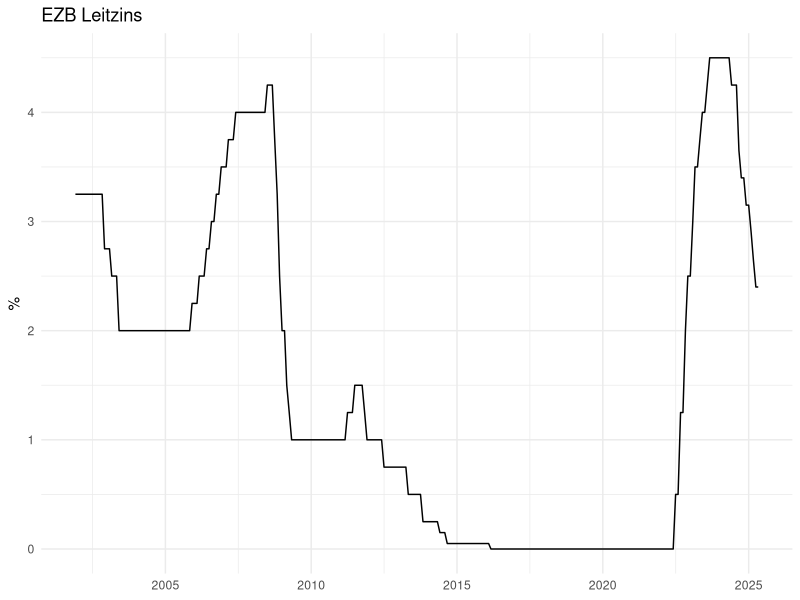
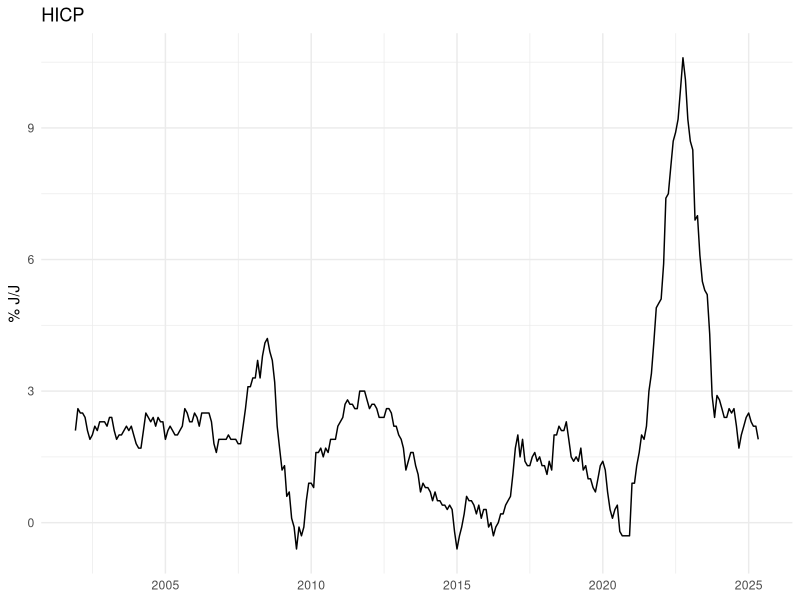
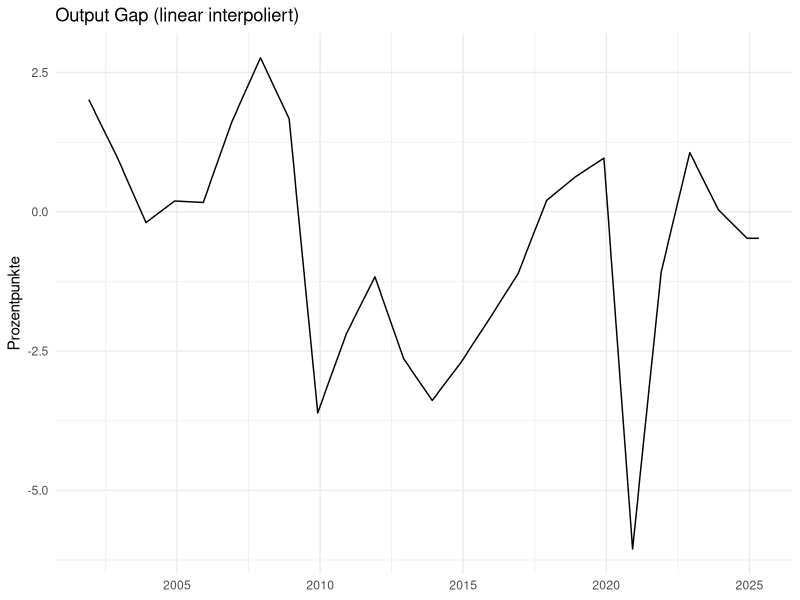

The R source for these figures, in order:
library(ggplot2)

# 1) CSV lesen
df <- read.csv("taylor_regel_daten.csv", sep = ",", dec = ".", stringsAsFactors = FALSE, check.names = FALSE)

# 2) Erste 4 Spalten robust umbenennen (egal wie sie vorher hießen)
#    Erwartung: 1=JahrMonat, 2=EZB Leitzins, 3=HICP, 4=Output Gap
stopifnot(ncol(df) >= 4)
names(df)[1:4] <- c("DateYM", "EZB_Leitzins", "HICP", "OutputGap")

# 3) Datum bauen (aus "YYYY-MM" -> YYYY-MM-01) und numerische Spalten erzwingen
df$Datum <- as.Date(paste0(df$DateYM, "-01"))
df$EZB_Leitzins <- as.numeric(df$EZB_Leitzins)
df$HICP        <- as.numeric(df$HICP)
df$OutputGap   <- as.numeric(df$OutputGap)

# 4) Lineare Interpolation (inkl. Extrapolation an den Rändern)
known_x <- which(!is.na(df$OutputGap))
if (length(known_x) >= 2) {
  interp <- approx(
    x = known_x,
    y = df$OutputGap[known_x],
    xout = 1:nrow(df),
    method = "linear",
    rule = 2
  )
  df$OutputGap <- interp$y
}

# 5) Plots
ggplot(df, aes(x = Datum, y = EZB_Leitzins)) +
  geom_line() +
  labs(title = "EZB Leitzins", x = NULL, y = "%") +
  theme_minimal()

ggplot(df, aes(x = Datum, y = HICP)) +
  geom_line() +
  labs(title = "HICP", x = NULL, y = "% J/J") +
  theme_minimal()

ggplot(df, aes(x = Datum, y = OutputGap)) +
  geom_line() +
  labs(title = "Output Gap (linear interpoliert)", x = NULL, y = "Prozentpunkte") +
  theme_minimal()
